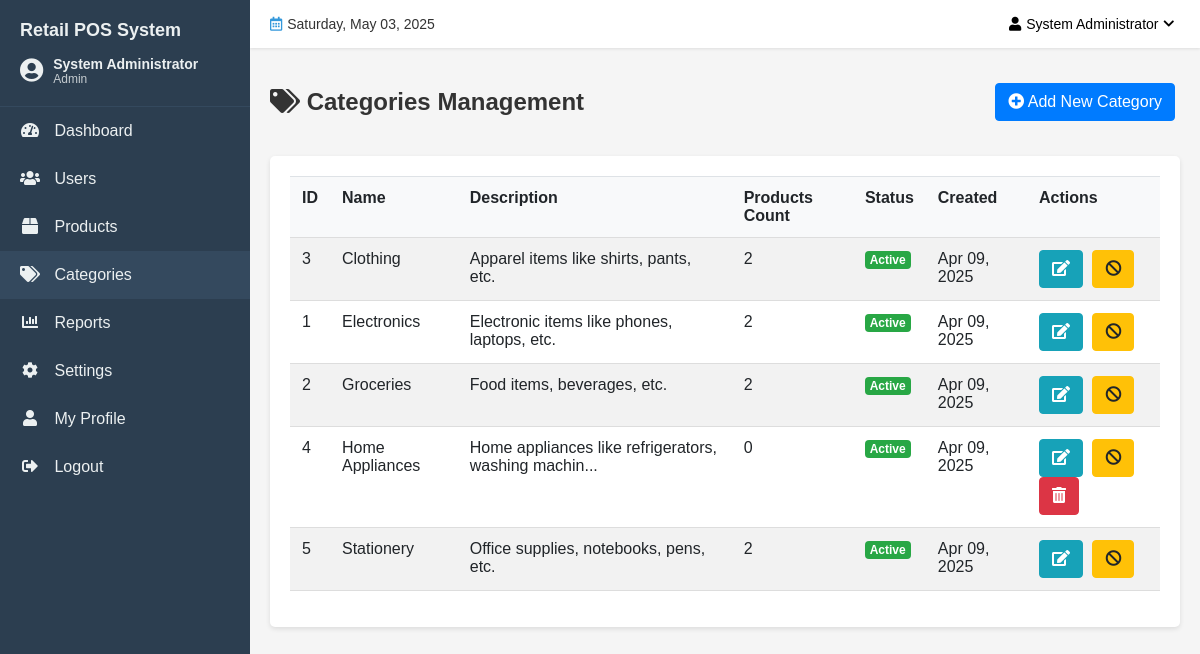
Screenshot of /admin/categories.php (signed in) with the database file from the repository.
### tables this page shows
CREATE TABLE IF NOT EXISTS categories (
    category_id INT AUTO_INCREMENT PRIMARY KEY,
    name VARCHAR(50) NOT NULL UNIQUE,
    description TEXT,
    status ENUM('active', 'inactive') NOT NULL DEFAULT 'active',
    created_at TIMESTAMP DEFAULT CURRENT_TIMESTAMP,
    updated_at TIMESTAMP NULL ON UPDATE CURRENT_TIMESTAMP
);

### admin/categories.php (the view, shortened to what this page needs)
<?php
$conn = getConnection();
$categoryData = null;
$categories = [];
$categoriesQuery = "SELECT c.*, (SELECT COUNT(*) FROM products WHERE category_id = c.category_id) as product_count
                   FROM categories c
                   ORDER BY c.name ASC";
$result = mysqli_query($conn, $categoriesQuery);
if ($result) {
    while ($row = mysqli_fetch_assoc($result)) {
        $categories[] = $row;
    }
}
include '../includes/header/header.php';
?>
<div class="page-header">
    <h2><i class="fas fa-tags"></i> Categories Management</h2>
    <div class="page-actions">
        <a href="?action=add" class="btn btn-primary"><i class="fas fa-plus-circle"></i> Add New Category</a>
    </div>
</div>
<?php if (isset($_GET['action']) && ($_GET['action'] === 'add' || $_GET['action'] === 'edit')): ?>
    <div class="card">
        <div class="card-header">
            <h3><?php echo $_GET['action'] === 'add' ? 'Add New Category' : 'Edit Category'; ?></h3>
        </div>
        <div class="card-body">
            <form action="categories.php" method="post">
                <?php if (isset($categoryData)): ?>
                    <input type="hidden" name="category_id" value="<?php echo $categoryData['category_id']; ?>">
                <?php endif; ?>
                <div class="form-group">
                    <label for="name">Category Name</label>
                    <input type="text" class="form-control" id="name" name="name" value="<?php echo isset($categoryData) ? $categoryData['name'] : ''; ?>" required>
                </div>
                <div class="form-group">
                    <label for="description">Description</label>
                    <textarea class="form-control" id="description" name="description" rows="3"><?php echo isset($categoryData) ? $categoryData['description'] : ''; ?></textarea>
                </div>
                <div class="form-group">
                    <label for="status">Status</label>
                    <select class="form-control" id="status" name="status" required>
                        <option value="active" <?php echo (isset($categoryData) && $categoryData['status'] === 'active') ? 'selected' : ''; ?>>Active</option>
                        <option value="inactive" <?php echo (isset($categoryData) && $categoryData['status'] === 'inactive') ? 'selected' : ''; ?>>Inactive</option>
                    </select>
                </div>
                <div class="form-actions">
                    <button type="submit" class="btn btn-success"><i class="fas fa-save"></i> Save</button>
                    <a href="categories.php" class="btn btn-secondary"><i class="fas fa-times"></i> Cancel</a>
                </div>
            </form>
        </div>
    </div>
<?php else: ?>
    <div class="card">
        <div class="card-body">
            <table class="table table-striped">
                <thead>
                    <tr>
                        <th>ID</th>
                        <th>Name</th>
                        <th>Description</th>
                        <th>Products Count</th>
                        <th>Status</th>
                        <th>Created</th>
                        <th>Actions</th>
                    </tr>
                </thead>
                <tbody>
                    <?php if (count($categories) > 0): ?>
                        <?php foreach ($categories as $category): ?>
                            <tr>
                                <td><?php echo $category['category_id']; ?></td>
                                <td><?php echo $category['name']; ?></td>
                                <td><?php echo substr($category['description'], 0, 50) . (strlen($category['description']) > 50 ? '...' : ''); ?></td>
                                <td><?php echo $category['product_count']; ?></td>
                                <td>
                                    <span class="badge <?php echo $category['status'] === 'active' ? 'badge-success' : 'badge-secondary'; ?>">
                                        <?php echo ucfirst($category['status']); ?>
                                    </span>
                                </td>
                                <td><?php echo date('M d, Y', strtotime($category['created_at'])); ?></td>
                                <td>
                                    <div class="btn-group btn-group-sm">
                                        <a href="?action=edit&id=<?php echo $category['category_id']; ?>" class="btn btn-info" title="Edit"><i class="fas fa-edit"></i></a>
                                        <?php if ($category['status'] === 'active'): ?>
                                            <a href="?action=deactivate&id=<?php echo $category['category_id']; ?>" class="btn btn-warning" title="Deactivate"><i class="fas fa-ban"></i></a>
                                        <?php else: ?>
                                            <a href="?action=activate&id=<?php echo $category['category_id']; ?>" class="btn btn-success" title="Activate"><i class="fas fa-check"></i></a>
                                        <?php endif; ?>
                                        <?php if ($category['product_count'] == 0): ?>
                                            <a href="?action=delete&id=<?php echo $category['category_id']; ?>" class="btn btn-danger" title="Delete"><i class="fas fa-trash-alt"></i></a>
                                        <?php endif; ?>
                                    </div>
                                </td>
                            </tr>
                        <?php endforeach; ?>
                    <?php else: ?>
                        <tr>
                            <td colspan="7" class="text-center">No categories found.</td>
                        </tr>
                    <?php endif; ?>
                </tbody>
            </table>
        </div>
    </div>
<?php endif; ?>
<?php
include '../includes/footer/footer.php';
?>

### includes/header/header.php (shortened to what this page needs)
<?php
$current_page = basename($_SERVER['PHP_SELF']);
$conn = getConnection();
$settings = [];
$settings_query = "SELECT setting_key, setting_value FROM settings";
$settings_result = mysqli_query($conn, $settings_query);
if ($settings_result) {
    while ($row = mysqli_fetch_assoc($settings_result)) {
        $settings[$row['setting_key']] = $row['setting_value'];
    }
}
?>
<!DOCTYPE html>
<html lang="en">
<head>
    <link rel="stylesheet" href="/Rpos/assets/css/style.css">
    <link rel="stylesheet" href="https://cdnjs.cloudflare.com/ajax/libs/font-awesome/5.15.3/css/all.min.css">
</head>
<body>
    <div class="wrapper">
        <nav class="sidebar">
            <div class="sidebar-header">
                <h3><?php echo isset($settings['company_name']) ? $settings['company_name'] : 'Retail POS System'; ?></h3>
                <div class="user-info">
                    <div class="user-avatar">
                        <i class="fas fa-user-circle"></i>
                    </div>
                    <div class="user-details">
                        <p class="user-name"><?php echo $_SESSION['full_name']; ?></p>
                        <p class="user-role"><?php echo ucfirst($_SESSION['role']); ?></p>
                    </div>
                </div>
            </div>
            <ul class="sidebar-menu">
                <?php if ($_SESSION['role'] === 'admin'): ?>
                    <li class="<?php echo $current_page === 'dashboard.php' ? 'active' : ''; ?>">
                        <a href="/Rpos/admin/dashboard.php"><i class="fas fa-tachometer-alt"></i> Dashboard</a>
                    </li>
                    <li class="<?php echo $current_page === 'users.php' ? 'active' : ''; ?>">
                        <a href="/Rpos/admin/users.php"><i class="fas fa-users"></i> Users</a>
                    </li>
                    <li class="<?php echo $current_page === 'products.php' ? 'active' : ''; ?>">
                        <a href="/Rpos/admin/products.php"><i class="fas fa-box"></i> Products</a>
                    </li>
                    <li class="<?php echo $current_page === 'categories.php' ? 'active' : ''; ?>">
                        <a href="/Rpos/admin/categories.php"><i class="fas fa-tags"></i> Categories</a>
                    </li>
                    <li class="<?php echo $current_page === 'reports.php' ? 'active' : ''; ?>">
                        <a href="/Rpos/admin/reports.php"><i class="fas fa-chart-bar"></i> Reports</a>
                    </li>
                    <li class="<?php echo $current_page === 'settings.php' ? 'active' : ''; ?>">
                        <a href="/Rpos/admin/settings.php"><i class="fas fa-cog"></i> Settings</a>
                    </li>
                <?php endif; ?>
                <li class="<?php echo $current_page === 'profile.php' ? 'active' : ''; ?>">
                    <a href="/Rpos/<?php echo $_SESSION['role']; ?>/profile.php"><i class="fas fa-user"></i> My Profile</a>
                </li>
                <li>
                    <a href="/Rpos/public/logout.php"><i class="fas fa-sign-out-alt"></i> Logout</a>
                </li>
            </ul>
        </nav>
        <div class="main-content">
            <header class="top-header">
                <div class="header-date">
                    <i class="far fa-calendar-alt"></i> <?php echo date('l, F d, Y'); ?>
                </div>
                <div class="header-actions">
                    <div class="dropdown">
                        <button class="dropdown-toggle">
                            <i class="fas fa-user"></i> <?php echo $_SESSION['full_name']; ?> <i class="fas fa-chevron-down"></i>
                        </button>
                    </div>
                </div>
            </header>
            <div class="container">

### includes/footer/footer.php (shortened to what this page needs)
</div>
        </div>
    </div>
</body>
</html>

### assets/css/style.css (style rules this page uses)
* { box-sizing: border-box; }
body { font-family: Arial, sans-serif; margin: 0; padding: 0; background-color: #f4f4f4; color: #333; }
.container { width: 100%; max-width: 1200px; margin: 0 ; padding: 0 15px; }
a { text-decoration: none; color: #2c3e50; transition: color 0.3s ease; }
.btn { display: inline-block; padding: 8px 16px; background-color: #2c3e50; color: white; border: none; border-radius: 4px; cursor: pointer; transition: background-color 0.3s ease; }
.btn-danger { background-color: #e74c3c; }
.table { width: 100%; border-collapse: collapse; margin-bottom: 1rem; }
.table th, .table td { padding: 12px 15px; border-bottom: 1px solid #ddd; text-align: left; }
.table th { background-color: #f8f9fa; font-weight: bold; }
.card { background-color: #fff; border-radius: 5px; box-shadow: 0 2px 5px rgba(0, 0, 0, 0.1); margin-bottom: 20px; }
.card-body { padding: 20px; }
.badge { display: inline-block; padding: 0.25em 0.6em; font-size: 75%; font-weight: 700; line-height: 1; text-align: center; white-space: nowrap; vertical-align: baseline; border-radius: 0.25rem; }
.badge-success { color: #fff; background-color: #2ecc71; }

### admin/categories.php (style rules this page uses)
.page-header { display: flex; justify-content: space-between; align-items: center; margin-bottom: 20px; }
.page-actions { text-align: right; }
.card { background-color: #fff; border-radius: 5px; box-shadow: 0 2px 5px rgba(0, 0, 0, 0.1); margin-bottom: 20px; }
.card-body { padding: 20px; }
.btn { display: inline-block; font-weight: 400; text-align: center; white-space: nowrap; vertical-align: middle; user-select: none; border: 1px solid transparent; padding: 0.375rem 0.75rem; font-size: 1rem; line-height: 1.5; border-radius: 0.25rem; transition: color 0.15s ease-in-out, background-color 0.15s ease-in-out, border-color 0.15s ease-in-out, box-shadow 0.15s ease-in-out; margin-right: 5px; }
.btn-primary { color: #fff; background-color: #007bff; border-color: #007bff; }
.btn-info { color: #fff; background-color: #17a2b8; border-color: #17a2b8; }
.btn-warning { color: #212529; background-color: #ffc107; border-color: #ffc107; }
.btn-danger { color: #fff; background-color: #dc3545; border-color: #dc3545; }
.table { width: 100%; margin-bottom: 1rem; color: #212529; border-collapse: collapse; }
.table th, .table td { padding: 0.75rem; vertical-align: top; border-top: 1px solid #dee2e6; }
.table-striped tbody tr:nth-of-type(odd) { background-color: rgba(0, 0, 0, 0.05); }
.badge { display: inline-block; padding: 0.25em 0.4em; font-size: 75%; font-weight: 700; line-height: 1; text-align: center; white-space: nowrap; vertical-align: baseline; border-radius: 0.25rem; }
.badge-success { color: #fff; background-color: #28a745; }

### rows the page displays
categories: category_id "3", name "Clothing", description "Apparel items like shirts, pants, etc.", product_count "2", status "Active", created_at "Apr 09, 2025"
categories: category_id "1", name "Electronics", description "Electronic items like phones, laptops, etc.", product_count "2", status "Active", created_at "Apr 09, 2025"
categories: category_id "2", name "Groceries", description "Food items, beverages, etc.", product_count "2", status "Active", created_at "Apr 09, 2025"
categories: category_id "4", name "Home Appliances", description "Home appliances like refrigerators, washing machin", product_count "0", status "Active", created_at "Apr 09, 2025"
categories: category_id "5", name "Stationery", description "Office supplies, notebooks, pens, etc.", product_count "2", status "Active", created_at "Apr 09, 2025"

### other values shown
$settings['company_name'] "Retail POS System"
$_SESSION['full_name'] "System Administrator"
$_SESSION['role'] "Admin"
